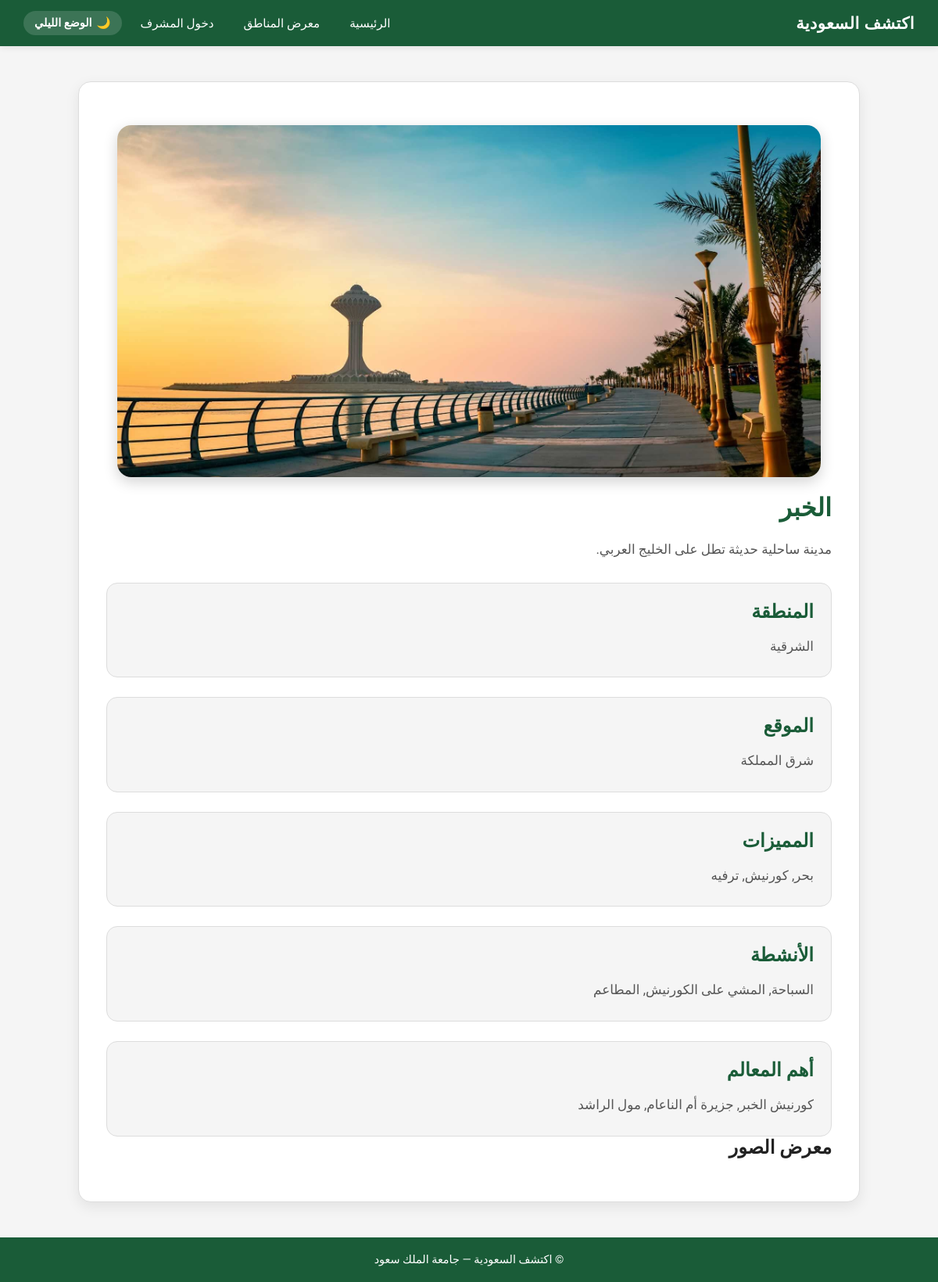
Screenshot of /public/details.php?id=4 with the database file from the repository.
### tables this page shows
CREATE TABLE places (
    id INT PRIMARY KEY AUTO_INCREMENT,
    name VARCHAR(100) NOT NULL,
    region VARCHAR(100) NOT NULL,
    description TEXT NOT NULL,
    location VARCHAR(100),
    features TEXT,
    activities TEXT,
    top_landmarks TEXT,
    main_image VARCHAR(255) NOT NULL,
    created_at TIMESTAMP DEFAULT CURRENT_TIMESTAMP
);

### public/details.php (the view, shortened to what this page needs)
<?php
include '../includes/db_config.php';
$id = (int) $_GET['id'];
$sql = "SELECT * FROM places WHERE id = $id";
$result = mysqli_query($conn, $sql);
$data = mysqli_fetch_assoc($result);
?>
<!DOCTYPE html>
<html lang="ar" dir="rtl">
<head>
    <link rel="stylesheet" href="css/shared.css">
    <link rel="stylesheet" href="css/details.css">
</head>
<body>
<header class="site-header" id="site-header" role="banner">
    <nav class="navbar" aria-label="التنقل الرئيسي">
        <a href="index.html" class="nav-brand">اكتشف السعودية</a>
        <ul class="nav-menu" id="navMenu">
            <li><a href="index.html" class="nav-link">الرئيسية</a></li>
            <li><a href="gallery.php" class="nav-link">معرض المناطق</a></li>
            <li><a href="../admin/login.php" class="nav-link">دخول المشرف</a></li>
            <li>
                <button id="nightModeBtn" class="night-mode-btn" type="button" aria-pressed="false">
                    <span class="mode-icon">🌙</span>
                    <span class="mode-text">الوضع الليلي</span>
                </button>
            </li>
        </ul>
    </nav>
</header>
<main id="main-content" role="main">
    <article class="details-container" aria-labelledby="place-title">
        <figure>
            <img
                src="<?php echo $data['main_image']; ?>"
                alt="صورة رئيسية لـ <?php echo $data['name']; ?>"
                class="main-image">
        </figure>
        <h1 id="place-title"><?php echo $data['name']; ?></h1>
        <p class="main-description"><?php echo $data['description']; ?></p>
        <section class="info-section" aria-label="معلومات سريعة">
            <div class="info-box">
                <h2>المنطقة</h2>
                <p><?php echo $data['region']; ?></p>
            </div>
            <div class="info-box">
                <h2>الموقع</h2>
                <p><?php echo $data['location']; ?></p>
            </div>
            <div class="info-box">
                <h2>المميزات</h2>
                <p><?php echo $data['features']; ?></p>
            </div>
            <div class="info-box">
                <h2>الأنشطة</h2>
                <p><?php echo $data['activities']; ?></p>
            </div>
            <div class="info-box">
                <h2>أهم المعالم</h2>
                <p><?php echo $data['top_landmarks']; ?></p>
            </div>
        </section>
        <section class="gallery-section" aria-labelledby="gallery-title">
            <h2 class="gallery-title" id="gallery-title">معرض الصور</h2>
            <figure class="gallery-images">
            </figure>
        </section>
    </article>
</main>
<footer class="site-footer" role="contentinfo">
    <p>© اكتشف السعودية — جامعة الملك سعود</p>
</footer>
</body>
</html>

### public/css/shared.css (style rules this page uses)
:root { --bg-color: #f5f5f5; --card-bg: #ffffff; --text-color: #222222; --text-muted: #555555; --border-color: #dddddd; --nav-bg: #1a5c38; --nav-text: #ffffff; --footer-bg: #1a5c38; --footer-text: #ffffff; --shadow: rgba(0,0,0,0.08); }
*, *::before, *::after { margin: 0; padding: 0; box-sizing: border-box; }
html { scroll-behavior: smooth; }
body { font-family: 'Tajawal', sans-serif; direction: rtl; background-color: var(--bg-color); color: var(--text-color); transition: background-color 0.3s, color 0.3s; min-height: 100vh; display: flex; flex-direction: column; }
main { flex: 1; }
.site-header { background-color: var(--nav-bg); position: sticky; top: 0; z-index: 1000; box-shadow: 0 2px 8px var(--shadow); }
.navbar { max-width: 1200px; margin: 0 auto; padding: 14px 30px; display: flex; justify-content: space-between; align-items: center; position: relative; z-index: 1001; }
.nav-brand { color: var(--nav-text); font-size: 1.3rem; font-weight: 800; text-decoration: none; letter-spacing: 0.5px; }
.nav-menu { list-style: none; display: flex; align-items: center; gap: 10px; }
.nav-link { color: var(--nav-text); text-decoration: none; font-size: 0.95rem; padding: 6px 14px; border-radius: 6px; transition: background 0.2s; }
.night-mode-btn { background: rgba(255,255,255,0.15); border: none; color: white; padding: 7px 14px; border-radius: 20px; cursor: pointer; font-family: 'Tajawal', sans-serif; font-size: 0.9rem; display: flex; align-items: center; gap: 6px; transition: background 0.3s; }
.site-footer { background-color: var(--footer-bg); color: var(--footer-text); text-align: center; padding: 20px; font-size: 0.9rem; margin-top: auto; }
button, .btn, .edit-btn, .delete-btn { display: inline-block; border: none; padding: 10px 16px; border-radius: 8px; text-decoration: none; cursor: pointer; font-family: 'Tajawal', sans-serif; font-weight: 700; font-size: 0.95rem; }
button, .btn, .edit-btn { background-color: var(--nav-bg); color: var(--nav-text); }

### public/css/details.css (style rules this page uses)
.details-container { max-width: 1000px; width: 85%; margin: 45px auto; background-color: var(--card-bg); padding: 35px; border-radius: 16px; box-shadow: 0 6px 18px var(--shadow); border: 1px solid var(--border-color); }
.main-image { width: 100%; height: 420px; object-fit: cover; border-radius: 14px; margin-bottom: 25px; }
.details-container h1 { color: var(--nav-bg); margin-bottom: 18px; font-size: 2rem; }
.details-container p { color: var(--text-muted); line-height: 2; font-size: 1.05rem; }
.info-box { background-color: var(--bg-color); padding: 22px; border-radius: 14px; margin-top: 25px; border: 1px solid var(--border-color); }
.info-box h2 { color: var(--nav-bg); margin-bottom: 14px; }
.gallery-images { display:flex; gap:15px; overflow-x:auto; padding:10px 0; scroll-behavior:smooth; }
.main-image { width:100%; max-width:900px; height:450px; object-fit:cover; border-radius:18px; display:block; margin:20px auto; box-shadow:0 6px 18px rgba(0,0,0,0.18); }

### rows the page displays
places: main_image (picture), name "الخبر", description "مدينة ساحلية حديثة تطل على الخليج العربي.", region "الشرقية", location "شرق المملكة", features "بحر, كورنيش, ترفيه", activities "السباحة, المشي على الكورنيش, المطاعم", top_landmarks "كورنيش الخبر, جزيرة أم الناعام, مول الراشد"
